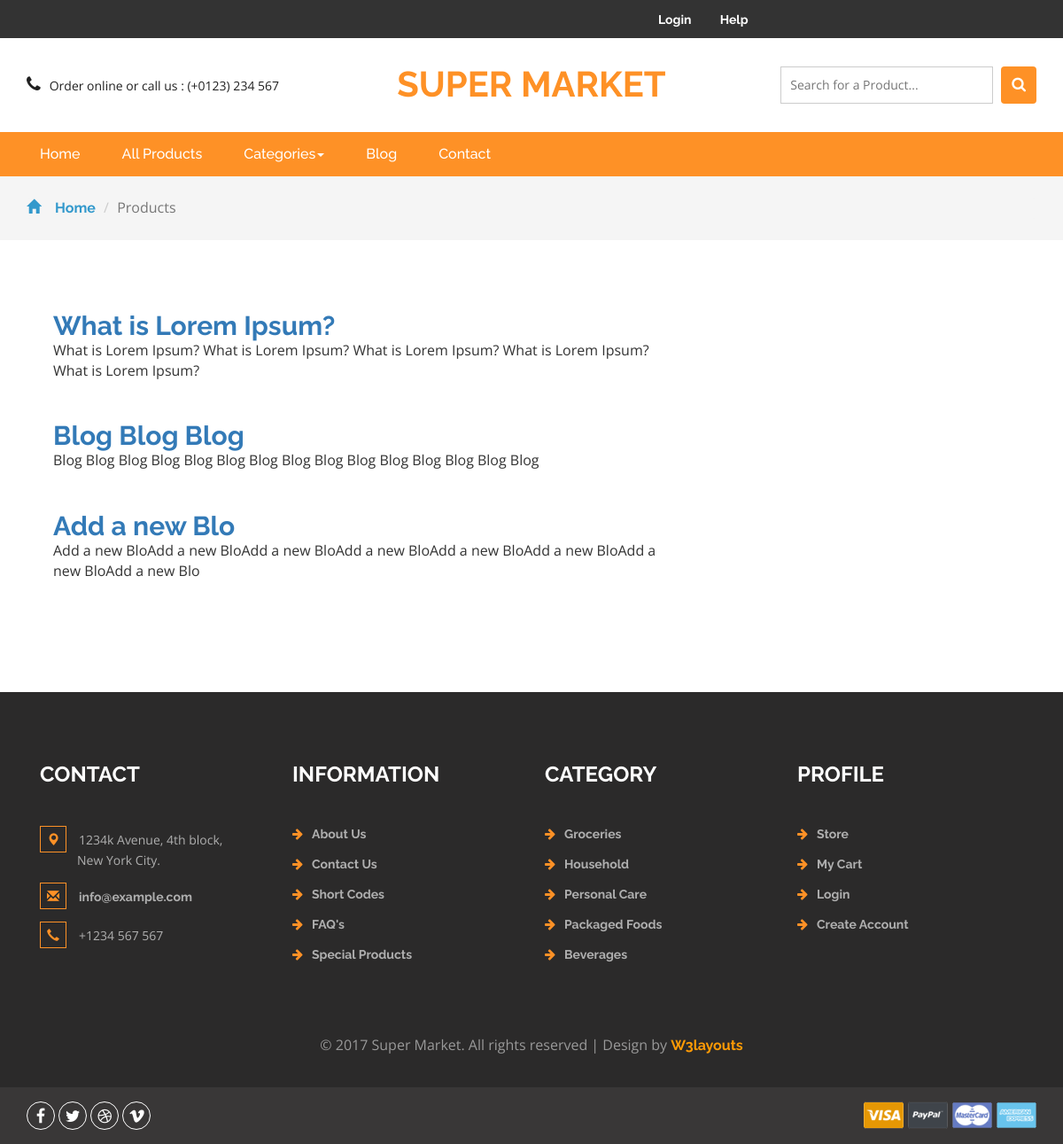
Page /allblog.php on the committed database.
### tables this page shows
CREATE TABLE `blog` (
  `blogtitle` varchar(120) NOT NULL,
  `blogdescription` text NOT NULL,
  `blogid` varchar(11) NOT NULL
);

### allblog.php (the view, shortened to what this page needs)
<?php include('includes/header.php'); ?>
	<div class="breadcrumbs">
		<div class="container">
			<ol class="breadcrumb breadcrumb1 animated wow slideInLeft" data-wow-delay=".5s">
				<li><a href="index.html"><span class="glyphicon glyphicon-home" aria-hidden="true"></span>Home</a></li>
				<li class="active">Products</li>
			</ol>
		</div>
	</div>
	<div class="products">
		<div class="container">
			<div class="col-md-8 products-right">
				<?php
				include('includes/config.php');
				$sql = "SELECT * FROM blog";
				$result = $link->query($sql);
				if ($result->num_rows > 0) {
				    while($row = $result->fetch_assoc()) {
				?>
				<div class="col-md-12 top_brand_left">
				      <a href="blog.php?id=<?php echo $row["blogid"]; ?>"><h2><?php echo $row["blogtitle"]; ?></h2></a>
              <p><?php echo $row["blogdescription"]; ?></p>
							<br><br>
				</div>
			<?php   }
				} else {
				    echo "0 results";
				}
				?>
				<div class="clearfix"> </div>
			</div>
			<div class="clearfix"> </div>
		</div>
	</div>
<?php include('includes/footer.php'); ?>

### css/style.css (style rules this page uses)
html, body { font-size: 100%; font-family: 'Open Sans', sans-serif; background:#ffffff; }
ul li,ol li { font-size:14px; }
p { margin:0; }
h1,h2,h3,h4,h5,h6,a { font-family: 'Raleway', sans-serif; margin:0; font-weight:700; }
.breadcrumb1 li span { left: 0em; padding-right: 1em; color: #3399cc; }
.breadcrumbs { padding: 1.5em 0; background: #f5f5f5; }
.breadcrumb { margin-bottom: 0 !important; padding: 0 !important; }
.breadcrumb1 li { font-size: 1em; color: #999; }
.breadcrumb1 li a { color: #3399cc; text-decoration: none; }
.products { padding: 5em 0; }
.glyphicon { position: relative; top: 1px; display: inline-block; font-family: 'Glyphicons Halflings'; font-style: normal; font-weight: 400; line-height: 1; -webkit-font-smoothing: antialiased; -moz-osx-font-smoothing: grayscale; color: #777; }

### rows in the picture
blog: blogtitle "What is Lorem Ipsum?", blogdescription "What is Lorem Ipsum? What is Lorem Ipsum? What is Lorem Ipsum? What is Lorem Ipsum? What is Lorem Ipsum?"
blog: blogtitle "Blog Blog Blog", blogdescription "Blog Blog Blog Blog Blog Blog Blog Blog Blog Blog Blog Blog Blog Blog Blog"
blog: blogtitle "Add a new Blo", blogdescription "Add a new BloAdd a new BloAdd a new BloAdd a new BloAdd a new BloAdd a new BloAdd a new BloAdd a new Blo"
